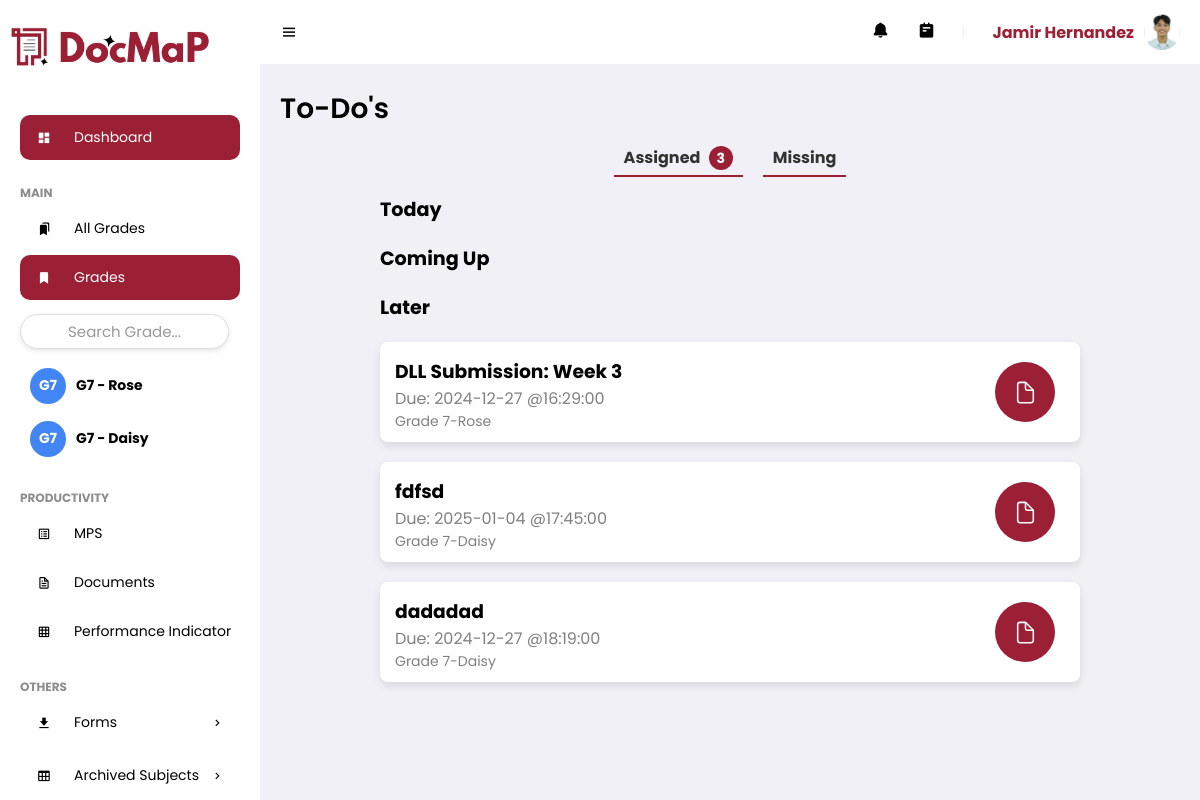
/todo.php (signed in), run on the app's committed database.
### tables this page shows
CREATE TABLE `feedcontent` (
  `ContentID` int(11) NOT NULL,
  `dept_ID` int(11) NOT NULL,
  `Title` varchar(255) NOT NULL,
  `Captions` text DEFAULT NULL,
  `ContentCode` varchar(255) DEFAULT NULL,
  `ContentColor` varchar(255) NOT NULL DEFAULT '#9b2035'
);

CREATE TABLE `useracc` (
  `UserID` int(11) NOT NULL,
  `Username` varchar(255) NOT NULL,
  `Password` varchar(255) NOT NULL,
  `fname` varchar(255) NOT NULL,
  `mname` varchar(255) NOT NULL,
  `lname` varchar(255) NOT NULL,
  `bday` date NOT NULL,
  `mobile` varchar(255) NOT NULL,
  `sex` enum('Male','Female') NOT NULL,
  `address` text NOT NULL,
  `email` varchar(255) NOT NULL,
  `profile` varchar(255) DEFAULT 'profile.jpg',
  `date_registered` timestamp NOT NULL DEFAULT current_timestamp(),
  `Status` enum('Pending','Approved','Rejected') NOT NULL,
  `role` enum('Admin','Department Head','Teacher') NOT NULL DEFAULT 'Teacher',
  `Rank` varchar(255) DEFAULT NULL,
  `dept_ID` int(11) DEFAULT NULL
);

CREATE TABLE `tasks` (
  `TaskID` int(11) NOT NULL,
  `UserID` int(11) NOT NULL,
  `ContentID` int(11) NOT NULL,
  `Type` enum('Task','Announcement','Reminder') NOT NULL,
  `Title` varchar(255) NOT NULL,
  `taskContent` varchar(500) NOT NULL,
  `DueDate` date DEFAULT NULL,
  `DueTime` time DEFAULT NULL,
  `TimeStamp` timestamp NOT NULL DEFAULT current_timestamp(),
  `Status` enum('Assign','Draft','Schedule') NOT NULL,
  `Schedule_Date` date DEFAULT NULL,
  `Schedule_Time` time DEFAULT NULL,
  `ApprovalStatus` enum('Pending','Approved','Rejected') DEFAULT NULL
);

### todo.php (the view, shortened to what this page needs)
<?php
include 'connection.php';
$user_id = $_SESSION['user_id'];
$sql = "
    SELECT
        DISTINCT
        ts.TaskID,
        ts.ApprovalStatus,
        ts.ContentID,
        ts.Type,
        ts.Title,
        ts.DueDate,
        ts.DueTime,
        ts.taskContent,
        ts.TimeStamp,
        tu.Status AS TaskUserStatus,
        uc.Status AS UserContentStatus,
        CONCAT(fc.Title, '-', fc.Captions) AS GS
    FROM
        task_user tu
    INNER JOIN
        tasks ts ON tu.TaskID = ts.TaskID
    INNER JOIN
        usercontent uc ON ts.ContentID = uc.ContentID
    INNER JOIN
        feedcontent fc ON fc.ContentID = ts.ContentID
    WHERE
        tu.UserID = $user_id
        AND tu.Status IN ('Assigned', 'Missing')
        AND uc.Status = 'Active'
        AND ts.Type='Task'
";
$result = $conn->query($sql);
$todayTasks = [];
$comingUpTasks = [];
$laterTasks = [];
$noDueTasks = [];
$missingTasks = [];
if ($result->num_rows > 0) {
    while ($row = $result->fetch_assoc()) {
$taskDueDateTime = strtotime($row['DueDate'] . ' ' . $row['DueTime']);
$today = strtotime('today');
$oneWeekFromToday = strtotime('+1 week');
if ($row['TaskUserStatus'] === 'Assigned') {
    if ($taskDueDateTime === false) {
        $noDueTasks[] = $row;
    } elseif ($taskDueDateTime < $today) {
        $missingTasks[] = $row;
    } elseif ($taskDueDateTime === $today) {
        $todayTasks[] = $row;
    } elseif ($taskDueDateTime <= $oneWeekFromToday) {
        $comingUpTasks[] = $row;
    } else {
        $laterTasks[] = $row;
    }
} elseif ($row['TaskUserStatus'] === 'Missing') {
    $missingTasks[] = $row;
}
    }
    $assignedCount = count($todayTasks) + count($comingUpTasks) + count($laterTasks) + count($noDueTasks);
} else {
    echo "";
}
?>
<!DOCTYPE html>
<html lang="en">
<head>
    <link href='https://unpkg.com/boxicons@2.0.9/css/boxicons.min.css' rel='stylesheet'>
    <link rel="stylesheet" href="assets/css/styles.css">
</head>
<body>
    <section id="sidebar">
        <?php include 'navbar.php'; ?>
    </section>
    <section id="content">
        <?php include 'topbar.php'; ?>
        <main>
            <h1 class="title">To-Do's</h1>
           <div class="button-container">
                <a href="#" class="section-button <?= empty($_GET['section']) || $_GET['section'] === 'assigned' ? 'active' : ''; ?>" data-section="assigned">
                    Assigned
                    <?php if (!empty($assignedCount)): ?>
                        <span class="count-circle"><?= $assignedCount; ?></span>
                    <?php endif; ?>
                </a>
                <a href="#" class="section-button <?= empty($_GET['section']) || $_GET['section'] === 'missing' ? 'active' : ''; ?>" data-section="missing">
                    Missing
                </a>
            </div>
            <div id="assigned-content" style="display: block;">
                <h2 class="category-title">Today</h2>
                <h2 class="category-title">Coming Up</h2>
                <h2 class="category-title">Later</h2>
                <?php foreach ($laterTasks as $task) : ?>
                    <div class="task-container">
                    <a href='taskdetails.php?task_id=<?= $task['TaskID']; ?>&content_id=<?= $task['ContentID']; ?>&user_id=<?= $user_id; ?>' class='taskLink'>
                            <h3 class='task-title'><?= $task['Title']; ?></h3>
                            <p class ="due-label">Due: <?= $task['DueDate']; ?> @<?= $task['DueTime']; ?> </p>
                            <p class ="gs"><?= $task['GS']; ?></p>
                            <div class='task-icon'>
                                <ion-icon name='document-outline'></ion-icon>
                            </div>
                        </a>
                    </div>
                <?php endforeach; ?>
            </div>
        </main>
    </section>
</body>
</html>

### navbar.php (shortened to what this page needs)
<div href="dash.php" class="brand" style="text-align:center; font-size:38px; margin-top: 15px;">
    <i class="icon">
        <img src="img/Logo/docmap-logo-1.png" alt="Icon" style="max-width: 40px; height: auto;">
    </i>
    <img src="img/Logo/docmap.png" alt="Logo" style="max-width: 150px; height: auto;">
</div>
<ul class="side-menu">
    <li><a href="dash.php" class="active"><i class='bx bxs-dashboard icon'></i> Dashboard</a></li>
    <li class="divider" data-text="main">Main</li>
    <li><a href="subjects.php"><i class='bx bxs-bookmarks icon'></i>All Grades</a></li>
    <li>
        <a href="#" style="background-color:#9B2035;color:#fff;">
            <i class='bx bxs-bookmark icon'></i> Grades
        </a>
        <input type="text" id="subjectSearch" placeholder="Search Grade..." style="margin: 10px 0; padding: 5px; width: 95%;">
        <ul class="side-dropdown1" id="subjectList">
        <?php
        include 'connection.php';
        $user_id = $_SESSION['user_id'];
        $sql_subjects = "SELECT fs.ContentID, fs.Title, fs.Captions, fs.ContentColor
                        FROM feedcontent fs
                        INNER JOIN usercontent uc ON fs.ContentID = uc.ContentID
                        WHERE uc.UserID = $user_id AND uc.Status=1";
        $result_subjects = mysqli_query($conn, $sql_subjects);
        if (mysqli_num_rows($result_subjects) > 0) {
            while ($row_subject = mysqli_fetch_assoc($result_subjects)) {
                $subject_id = $row_subject['ContentID'];
                $subject_name = $row_subject['Title'] . ' - ' . $row_subject['Captions'];
                $content_color = htmlspecialchars($row_subject['ContentColor']);
                $words = explode(' ', $subject_name);
                $initials = strtoupper(substr($words[0], 0, 1));
                if (isset($words[1]) && is_numeric($words[1])) {
                    $initials .= $words[1];
                } else {
                    $initials .= strtoupper(substr($words[1], 0, 1));
                }
                $short_subject_name = preg_replace('/Grade\s+(\d+)/i', 'G$1', $subject_name);
                echo "<li>";
                echo "<div class='subject-container'>";
                echo "<div class='initial-circle' style='background-color: $content_color;'>$initials</div>";
                echo "<a href='tasks.php?content_id=$subject_id' class='subject-name' style='background-color: transparent;'>$short_subject_name</a>";
                echo "</div>";
                echo "</li>";
            }
        } else {
            echo "<li><a href='#'>No subjects found</a></li>";
        }
        ?>
        </ul>
    </li>
    <li class="divider" data-text="productivity">Productivity</li>
    <li><a href="mps.php"><i class='bx bx-spreadsheet icon'></i>MPS</a></li>
    <li><a href="doc_ufolder.php"><i class='bx bx-file icon'></i>Documents</a></li>
    <?php
        include 'connection.php';
        $user_id = $_SESSION['user_id'];
        $sql = "SELECT * FROM Chairperson WHERE UserID = ?";
        $stmt = $conn->prepare($sql);
        $stmt->bind_param("i", $user_id);
        $stmt->execute();
        $result = $stmt->get_result();
        $isChairperson = $result->num_rows > 0;
    ?>
    <?php if ($isChairperson): ?>
        <li><a href="performance_indicator.php"><i class='bx bx-grid icon'></i></i>Performance Indicator</a></li>
    <?php endif; ?>
    <li class="divider" data-text="others">Others</li>
 <li>
        <a href="#"><i class='bx bxs-download icon'></i> Forms <i class='bx bx-chevron-right icon-right'></i></a>
    </li>
    <li>
        <a href="#"><i class='bx bx-table icon'></i> Archived Subjects <i class='bx bx-chevron-right icon-right'></i></a>
    </li>
</ul>

### topbar.php (shortened to what this page needs)
<nav>
    <i class='bx bx-menu toggle-sidebar'></i>
    <a href="#" class="nav-link" id="notification-link">
        <?php
        if (isset($_SESSION['user_id'])) {
            $user_id = $_SESSION['user_id'];
        ?>
        <i class='bx bxs-bell icon' id="notification-icon"></i>
        <?php } ?>
    </a>
    <a href="todo.php" class="nav-link">
        <i class='bx bxs-notepad icon'></i>
    </a>
    <div class="profile">
        <?php
        include 'connection.php';
        if (isset($_SESSION['user_id'])) {
            $userId = $_SESSION['user_id'];
            $sql = "SELECT Profile, CONCAT(Fname, ' ', Lname) AS fullname FROM useracc WHERE UserID = ?";
            $stmt = $conn->prepare($sql);
            if ($stmt) {
                $stmt->bind_param("s", $userId);
                $stmt->execute();
                $stmt->bind_result($profileImage, $fullName);
                $profileImagePath = "img/UserProfile/" . $profileImage;
                if (file_exists($profileImagePath)) {
                    echo "<span class='user-name'>{$fullName}</span>";
                    echo "<img src='{$profileImagePath}' alt='Profile Image' class='profile-image'>";
                } else {
                    echo "<span class='user-name'>{$fullName}</span>";
                    echo "<img src='default_profile_image.jpg' alt='Profile Image' class='profile-image'>";
                }
            } else {
                echo "Error preparing statement: " . $conn->error;
            }
        } else {
            echo "User not logged in.";
        }
        ?>
    </div>
</nav>

### assets/css/styles.css (style rules this page uses)
* { font-family: 'Poppins', sans-serif; margin: 0; padding: 0; box-sizing: border-box; }
:root { --grey: #F1F0F6; --dark-grey: #8D8D8D; --light: #fff; --dark: #000; --green: #81D43A; --light-green: #E3FFCB; --blue: #9B2035; --light-blue: #D0E4FF; --dark-blue: #0C5FCD; --red: #FC3B56; }
html { overflow-x: hidden; }
body { background: var(--grey); overflow-x: hidden; }
a { text-decoration: none; }
li { list-style: none; }
#sidebar { position: fixed; max-width: 260px; width: 100%; background: var(--light); top: 0; left: 0; height: 100%; overflow-y: auto; scrollbar-width: none; transition: all .3s ease; z-index: 200; }
#sidebar .brand { font-size: 24px; display: flex; align-items: center; height: 64px; font-weight: 700; color: var(--blue); position: sticky; top: 0; left: 0; z-index: 100; background: var(--light); transition: all .3s ease; padding: 0 6px; }
#sidebar .icon { min-width: 48px; display: flex; justify-content: center; align-items: center; margin-right: 6px; }
#sidebar .icon-right { margin-left: auto; transition: all .3s ease; }
#sidebar .side-menu { margin: 36px 0; padding: 0 20px; transition: all .3s ease; }
#sidebar .side-menu a { display: flex; align-items: center; font-size: 14px; color: var(--dark); padding: 12px 16px 12px 0; transition: all .3s ease; border-radius: 10px; margin: 4px 0; white-space: nowrap; }
#sidebar .side-menu > li > a.active, #sidebar .side-menu > li > a.active:hover { background: var(--blue); color: var(--light); }
#sidebar .divider { margin-top: 24px; font-size: 12px; text-transform: uppercase; font-weight: 700; color: var(--dark-grey); transition: all .3s ease; white-space: nowrap; }
#content { position: relative; width: calc(100% - 260px); left: 260px; transition: all .3s ease; }
nav { background: var(--light); height: 64px; padding: 0 20px; display: flex; align-items: center; grid-gap: 28px; position: sticky; top: 0; left: 0; z-index: 100; }
nav .toggle-sidebar { font-size: 18px; cursor: pointer; }
nav .nav-link { position: relative; }
nav .nav-link .icon { font-size: 18px; color: var(--dark); }
nav .profile { position: relative; }
nav .profile img { width: 36px; height: 36px; border-radius: 50%; object-fit: cover; cursor: pointer; }
main { width: 100%; padding: 24px 20px 20px 20px; }
main .title { font-size: 28px; font-weight: 600; margin-bottom: 10px; }

### todo.php (style rules this page uses)
.button-container { display: flex; justify-content: center; margin-bottom: 20px; font-weight:bold; }
.section-button { display: inline-block; margin: 0 10px; text-decoration: none; color: #333; cursor: pointer; position: relative; padding: 5px 10px; }
.section-button.active::after { content: ''; position: absolute; left: 0; right: 0; bottom: -2px; height: 2.5px; background-color: #9B2035; }
.task-container { background-color: #ffff; padding: 15px; border-radius: 8px; margin-bottom: 15px; box-shadow: 0 4px 8px rgba(0, 0, 0, 0.1); margin-left: 100px; margin-right: 100px; position: relative; height: 100px; margin-top: 20px; }
.category-title { margin-top: 20px; font-size: 1.2em; margin-left: 100px; margin-right: 100px; margin-bottom: 20px; }
.task-title { color: black; transition: color 0.3s ease; }
.task-icon { position: absolute; top: 50%; right: -25px; transform: translateY(-50%); width: 60px; height: 60px; background-color: #9B2035; border-radius: 50%; display: flex; justify-content: center; align-items: center; margin-right: 50px; }
.task-icon ion-icon { color: #fff; font-size: 25px; }
.due-label { color:grey; }
.gs { font-size: 14px; color:grey; }
.count-circle { display: inline-block; width: 24px; height: 24px; border-radius: 50%; background-color: #9B2035; color: white; text-align: center; line-height: 24px; margin-left: 5px; font-size: 14px; }

### navbar.php (style rules this page uses)
.side-dropdown1 { padding-left: 10px; }
.subject-container { display: flex; align-items: center; }
.subject-container a { margin-left: 10px; text-decoration: none; color: #555; font-weight: bold; }
.initial-circle { width: 36px; height: 36px; color: #fff; display: flex; justify-content: center; align-items: center; border-radius: 50%; font-weight: bold; font-size: 14px; margin-right: 10px; }
#subjectSearch { margin: 10px; padding: 10px; width: calc(100% - 20px); border: 1px solid #ddd; border-radius: 20px; box-shadow: 0 2px 5px rgba(0, 0, 0, 0.1); font-size: 15px; outline: none; text-align: center; }
#subjectSearch::placeholder { color: #999; text-align: center; }

### data on the page
feedcontent: initials "G7", short_subject_name "G7 - Rose"
feedcontent: initials "G7", short_subject_name "G7 - Daisy"
useracc: profile (picture)
tasks: Title "DLL Submission: Week 3", DueDate "2024-12-27", DueTime "16:29:00", GS "Grade 7-Rose"
tasks: Title "fdfsd", DueDate "2025-01-04", DueTime "17:45:00", GS "Grade 7-Daisy"
tasks: Title "dadadad", DueDate "2024-12-27", DueTime "18:19:00", GS "Grade 7-Daisy"

### other printed values
$fullName "Jamir Hernandez"
$assignedCount "3"
